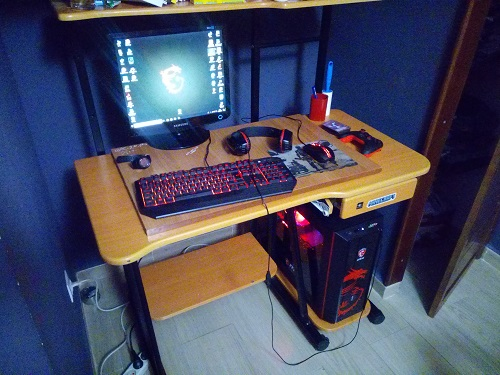
#> input picture Fcae-Eyes-Objects-detection/test_imgs/desk.jpg, 500 x 375 px
$ jupyter execute --allow-errors object_detection.ipynb   (older library calls are emulated)   (text cells are left out)
#> lines starting #> are read from the running program, lines starting #| are printed output that depends on the picture; after the words box and inside, x2 and y2 are one past the last pixel; in counts of white or black regions, pixels touching at a corner belong together
[cell 1]
import cv2

# img = cv2.imread('test_imgs/riad.jpg')
cap = cv2.VideoCapture(0)
cap.set(3,640)
cap.set(4,480)

classNames =[]
classFile = 'coco.names'
with open(classFile,'rt') as f:
#> (reads Fcae-Eyes-Objects-detection/coco.names from the repository)
    classNames = f.read().rstrip('\n').split('\n')

configPath = 'ssd_mobilenet_v3_large_coco_2020_01_14.pbtxt'
weightsPath = 'frozen_inference_graph.pb'

#> (the rest of this cell did not finish here and is left out)

[cell 2]
import cv2

img = cv2.imread('test_imgs/desk.jpg')
#> img is the input picture: shape (375, 500, 3); mean B, G, R 95.8, 74.7, 73.2

classNames =[]
classFile = 'coco.names'
with open(classFile,'rt') as f:
    classNames = f.read().rstrip('\n').split('\n')

configPath = 'ssd_mobilenet_v3_large_coco_2020_01_14.pbtxt'
weightsPath = 'frozen_inference_graph.pb'

#> (the rest of this cell did not finish here and is left out)

[cell 3]
import cv2

# Load the cascade
face_cascade = cv2.CascadeClassifier('haarcascade_frontalface_default.xml')

# To capture video from webcam.
cap = cv2.VideoCapture(0)
# To use a video file as input
# cap = cv2.VideoCapture('filename.mp4')

while True:
    # Read the frame
    _, img = cap.read()
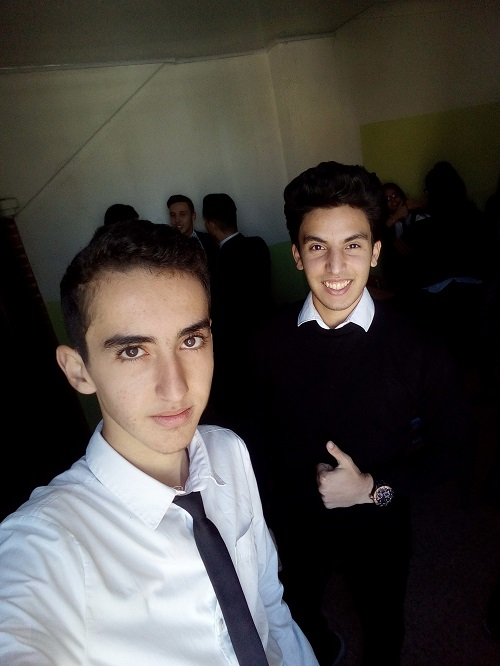
#> input picture Fcae-Eyes-Objects-detection/test_imgs/riad.jpg, 500 x 666 px, given in place of the camera
#> img is the input picture: shape (666, 500, 3); mean B, G, R 64.2, 68.1, 71.7
    # Convert to grayscale
    gray = cv2.cvtColor(img, cv2.COLOR_BGR2GRAY)
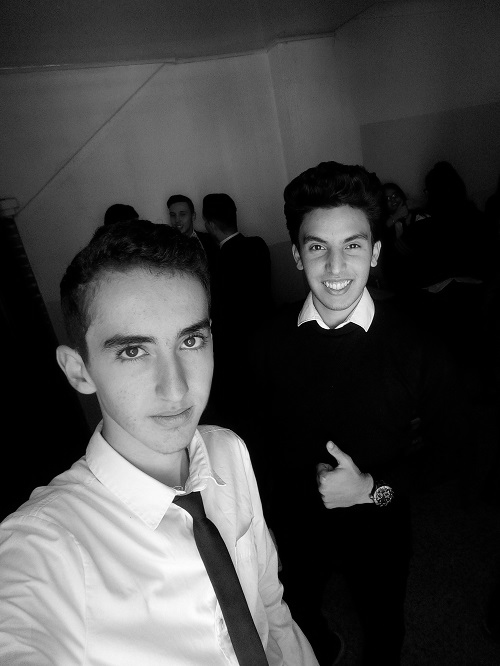
#> gray: shape (666, 500); min 0, max 255, mean 68.7
    # Detect the faces
    faces = face_cascade.detectMultiScale(gray, 1.1, 4)
#> faces = [[165, 203, 29, 29], [290, 212, 92, 92], [77, 280, 169, 169]]
    # Draw the rectangle around each face
    for (x, y, w, h) in faces:
        cv2.rectangle(img, (x, y), (x+w, y+h), (255, 0, 0), 2)
#> this loop made 3 passes
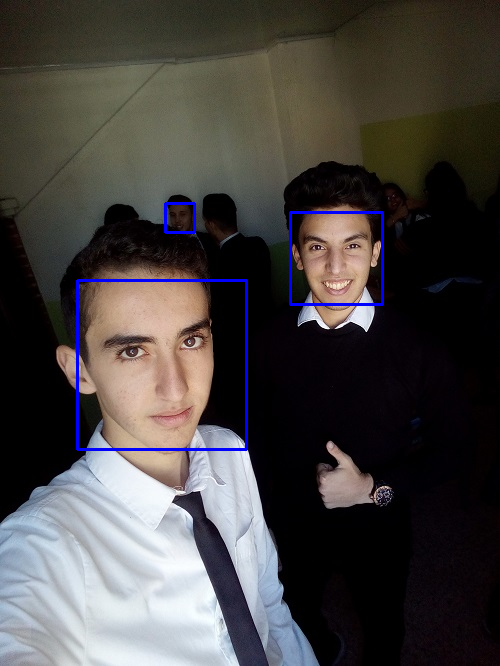
#> img: shape (666, 500, 3); 1.04% of pixels changed, all inside (x1, y1, x2, y2) = (76, 202, 384, 451)
    # Display
    cv2.imshow('img', img)
    # Stop if escape key is pressed
    k = cv2.waitKey(30) & 0xff
#> (key q is pressed here)
    if k==27:
        break
# Release the VideoCapture object
cap.release()
cv2.destroyAllWindows()

[cell 4]
import numpy as np
import cv2

cap = cv2.VideoCapture(0)
face_cascade = cv2.CascadeClassifier(cv2.data.haarcascades + 'haarcascade_frontalface_default.xml')
eye_cascade = cv2.CascadeClassifier(cv2.data.haarcascades + 'haarcascade_eye_tree_eyeglasses.xml')

while True:
    ret, frame = cap.read()

    gray = cv2.cvtColor(frame, cv2.COLOR_BGR2GRAY)
    faces = face_cascade.detectMultiScale(gray, 1.3, 5)
#> faces = [[291, 213, 89, 89], [81, 283, 164, 164]]
    for (x, y, w, h) in faces:
        cv2.rectangle(frame, (x, y), (x + w, y + h), (255, 0, 0), 5)
        roi_gray = gray[y:y+w, x:x+w]
        roi_color = frame[y:y+h, x:x+w]
        eyes = eye_cascade.detectMultiScale(roi_gray, 1.3, 5)
        for (ex, ey, ew, eh) in eyes:
            cv2.rectangle(roi_color, (ex, ey), (ex + ew, ey + eh), (0, 255, 0), 5)
#> this loop made 2 passes
#> (x, y, w, h, eyes) on pass 2: (81, 283, 164, 164, [[32, 50, 38, 38]])
#> pass 1, `roi_gray = gray[y:y+w, x:x+w]`:
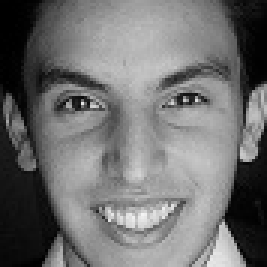
#> roi_gray: shape (89, 89) (shown 3 times larger); min 0, max 244, mean 112.1
#> pass 1, `roi_color = frame[y:y+h, x:x+w]`:
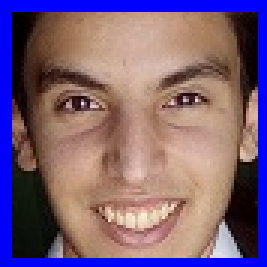
#> roi_color: shape (89, 89, 3) (shown 3 times larger); mean B, G, R 120, 95.5, 122.3
#> after the loop:
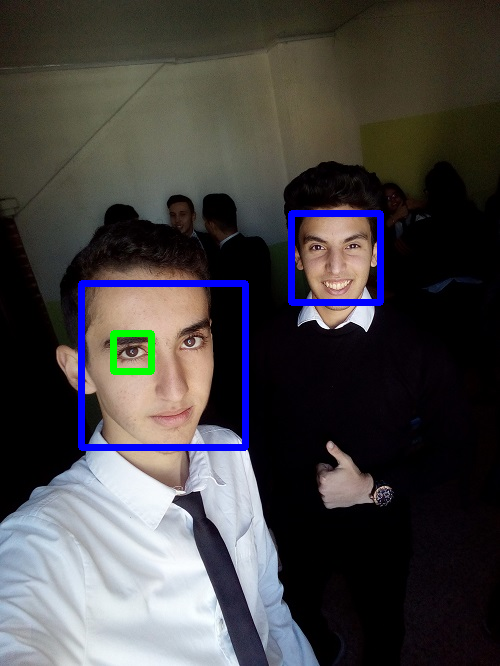
#> frame: shape (666, 500, 3); 2.43% of pixels changed, all inside (x1, y1, x2, y2) = (78, 210, 384, 451)
#> after the loop:
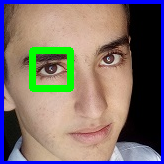
#> roi_color: shape (164, 164, 3); mean B, G, R 109.4, 110.6, 122.6

    cv2.imshow('frame', frame)

    if cv2.waitKey(1) == ord('q'):
#> (key q is pressed here)
        break

cap.release()
cv2.destroyAllWindows()

[cell 5]
import cv2
eye_cascPath = 'haarcascade_eye_tree_eyeglasses.xml'  #eye detect model
face_cascPath = 'haarcascade_frontalface_alt.xml'  #face detect model
faceCascade = cv2.CascadeClassifier(face_cascPath)
eyeCascade = cv2.CascadeClassifier(eye_cascPath)

cap = cv2.VideoCapture(0)
while 1:
    ret, img = cap.read()
    if ret:
        frame = cv2.cvtColor(img, cv2.COLOR_BGR2GRAY)
        # Detect faces in the image
        faces = faceCascade.detectMultiScale(
            frame,
            scaleFactor=1.1,
            minNeighbors=5,
            minSize=(30, 30),
            # flags = cv2.CV_HAAR_SCALE_IMAGE
        )
#> faces = [[287, 209, 97, 97], [82, 282, 166, 166]]
        # print("Found {0} faces!".format(len(faces)))
        if len(faces) > 0:
            # Draw a rectangle around the faces
            for (x, y, w, h) in faces:
                cv2.rectangle(img, (x, y), (x + w, y + h), (0, 255, 0), 2)
#> this loop made 2 passes
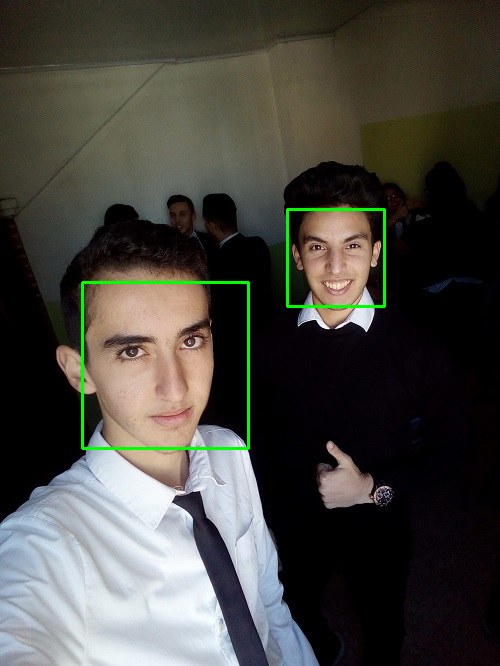
#> img: shape (666, 500, 3); 0.95% of pixels changed, all inside (x1, y1, x2, y2) = (81, 208, 386, 450)
            frame_tmp = img[faces[0][1]:faces[0][1] + faces[0][3], faces[0][0]:faces[0][0] + faces[0][2]:1, :]
            frame = frame[faces[0][1]:faces[0][1] + faces[0][3], faces[0][0]:faces[0][0] + faces[0][2]:1]
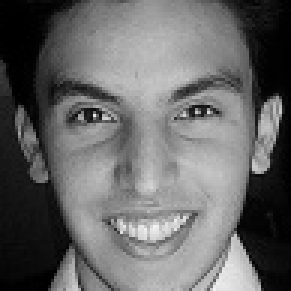
#> frame: shape (97, 97) (shown 3 times larger); min 0, max 244, mean 103.1
            eyes = eyeCascade.detectMultiScale(
                frame,
                scaleFactor=1.1,
                minNeighbors=5,
                minSize=(30, 30),
                # flags = cv2.CV_HAAR_SCALE_IMAGE
            )
#> eyes = ()
            if len(eyes) == 0:
                print('no eyes!!!')
            else:
                print('eyes!!!')
            frame_tmp = cv2.resize(frame_tmp, (400, 400), interpolation=cv2.INTER_LINEAR)
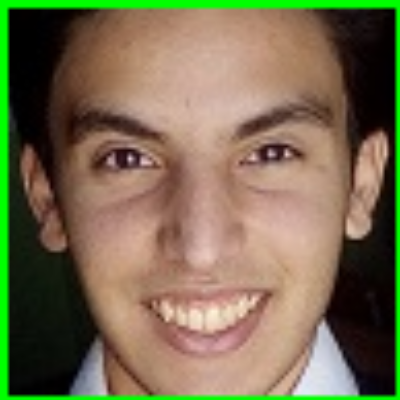
#> frame_tmp: shape (400, 400, 3); mean B, G, R 80.2, 109.4, 119.6
            cv2.imshow('Face Recognition', frame_tmp)
        waitkey = cv2.waitKey(1)
#> (key q is pressed here)
        if waitkey == ord('q') or waitkey == ord('Q'):
            cv2.destroyAllWindows()
            break
